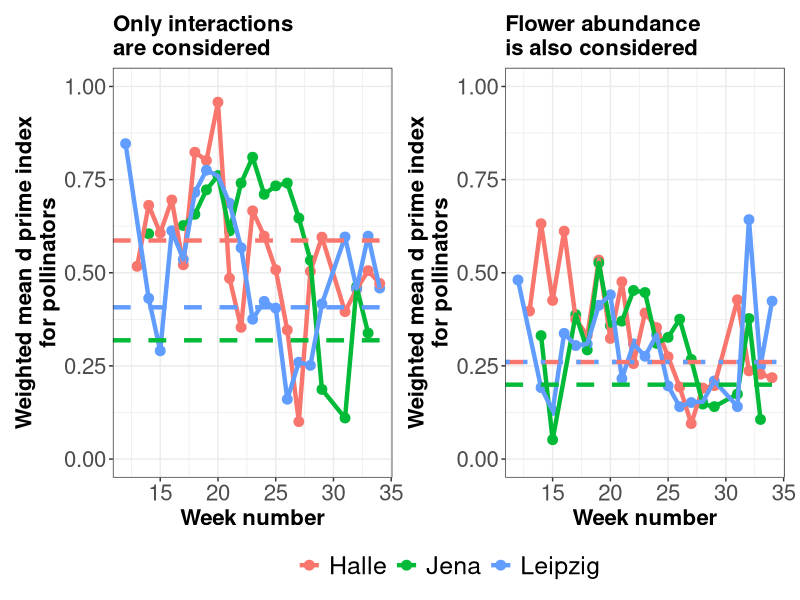

Here is the R script that generated this plot:

library(dplyr)
library(tidyr)
library(readr)
library(ggplot2)
library(patchwork)

d_prime_poll_interactions <- readr::read_csv("Data/Working_files/average_d_prime_by_week_corrected_by_int.csv") %>%
  dplyr::select(Botanical_garden, Week, av_dprime_poll, 
                av_dprime_poll_upper, av_dprime_poll_lower) %>%
  rename(av_dprime_poll_int = av_dprime_poll, 
         av_dprime_poll_int_upper = av_dprime_poll_upper, 
         av_dprime_poll_int_lower = av_dprime_poll_lower)

d_prime_poll_abundance <- readr::read_csv("Data/Working_files/average_d_prime_by_week_corrected_by_ab.csv") %>%
  dplyr::select(Botanical_garden, Week, av_dprime_poll, 
                av_dprime_poll_upper, av_dprime_poll_lower) %>%
  rename(av_dprime_poll_ab = av_dprime_poll, 
         av_dprime_poll_ab_upper = av_dprime_poll_upper, 
         av_dprime_poll_ab_lower = av_dprime_poll_lower)


average_specialization <- d_prime_poll_interactions %>%
  left_join(d_prime_poll_abundance, by = c("Botanical_garden","Week"))

average_specialization_SEASON_int <- readr::read_csv("Data/Working_files/average_d_prime_by_SEASON_corrected_by_int.csv")
average_specialization_SEASON_ab <- readr::read_csv("Data/Working_files/average_d_prime_by_SEASON_corrected_by_ab.csv")


plot_av_dprime_poll_interactions <- ggplot(average_specialization, aes(x=Week,y=av_dprime_poll_int, color = Botanical_garden))+
  geom_point(size=3)+
  geom_line(linewidth=1.5)+
  geom_hline(yintercept = 
               average_specialization_SEASON_int$av_dprime_poll[average_specialization_SEASON_int$Botanical_garden=="Jena"],
             linewidth = 1.5, color = "#00BA38", linetype = "dashed")+
  geom_hline(yintercept = 
               average_specialization_SEASON_int$av_dprime_poll[average_specialization_SEASON_int$Botanical_garden=="Halle"],
             linewidth = 1.5, color = "#F8766D", linetype = "dashed")+
  geom_hline(yintercept = 
               average_specialization_SEASON_int$av_dprime_poll[average_specialization_SEASON_int$Botanical_garden=="Leipzig"],
             linewidth = 1.5, color = "#619CFF", linetype = "dashed")+
  # geom_ribbon(aes(ymax = av_dprime_poll_int_upper,
  #                 ymin = av_dprime_poll_int_lower, 
  #                 fill = Botanical_garden),alpha=.2, colour = NA)+
  ylim(0,1)+
  labs(x="Week number", y= "Weighted mean d prime index\nfor pollinators", title = "Only interactions\nare considered", color = NULL)+
  theme_bw()+
  theme(legend.position = "bottom", legend.title = element_blank())+
  theme(legend.text = element_text(size = 18),
        axis.text=element_text(size=16),
        axis.title=element_text(size=16,face="bold"),
        plot.title=element_text(size=16,face="bold"),
        strip.text = element_text(size = 18))+ guides(fill="none")

plot_av_dprime_poll_abundance <- ggplot(average_specialization, aes(x=Week,y=av_dprime_poll_ab, color = Botanical_garden))+
  geom_point(size=3)+
  geom_line(linewidth=1.5)+
  geom_hline(yintercept = 
               average_specialization_SEASON_ab$av_dprime_poll[average_specialization_SEASON_ab$Botanical_garden=="Jena"],
             linewidth = 1.5, color = "#00BA38", linetype = "dashed")+
  geom_hline(yintercept = 
               average_specialization_SEASON_ab$av_dprime_poll[average_specialization_SEASON_ab$Botanical_garden=="Halle"],
             linewidth = 1.5, color = "#F8766D", linetype = "dashed")+
  geom_hline(yintercept = 
               average_specialization_SEASON_ab$av_dprime_poll[average_specialization_SEASON_ab$Botanical_garden=="Leipzig"],
             linewidth = 1.5, color = "#619CFF", linetype = "dotted")+
  # geom_ribbon(aes(ymax = av_dprime_poll_ab_upper,
  #                 ymin = av_dprime_poll_ab_lower, 
  #                 fill = Botanical_garden),alpha=.2, colour = NA)+
  ylim(0,1)+
  labs(x="Week number", y= "Weighted mean d prime index\nfor pollinators", title = "Flower abundance\nis also considered", color = NULL)+
  theme_bw()+
  theme(legend.position = "bottom", legend.title = element_blank())+
  theme(legend.text = element_text(size = 18),
        axis.text=element_text(size=16),
        axis.title=element_text(size=16,face="bold"),
        plot.title=element_text(size=16,face="bold"),
        strip.text = element_text(size = 18))+ guides(fill="none")


(plot_av_dprime_poll_interactions|plot_av_dprime_poll_abundance) + plot_layout(guides = "collect") & theme(legend.position = 'bottom')
